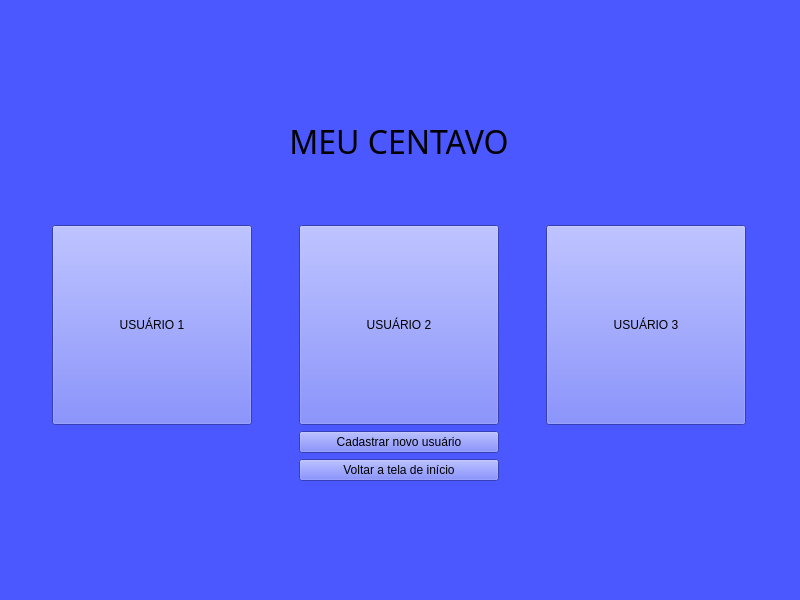
<?xml version="1.0" encoding="UTF-8"?>
<ui version="4.0">
 <class>formUsuario</class>
 <widget class="QWidget" name="formUsuario">
  <property name="geometry">
   <rect>
    <x>0</x>
    <y>0</y>
    <width>800</width>
    <height>600</height>
   </rect>
  </property>
  <property name="minimumSize">
   <size>
    <width>800</width>
    <height>600</height>
   </size>
  </property>
  <property name="maximumSize">
   <size>
    <width>800</width>
    <height>600</height>
   </size>
  </property>
  <property name="windowTitle">
   <string>formUsuario</string>
  </property>
  <property name="styleSheet">
   <string notr="true">background-color: rgb(76, 88, 255)</string>
  </property>
  <layout class="QVBoxLayout" name="verticalLayout">
   <item>
    <layout class="QGridLayout" name="gridLayout">
     <item row="1" column="1">
      <widget class="QPushButton" name="buttonUsuarioSwitch2">
       <property name="sizePolicy">
        <sizepolicy hsizetype="Fixed" vsizetype="Fixed">
         <horstretch>0</horstretch>
         <verstretch>0</verstretch>
        </sizepolicy>
       </property>
       <property name="minimumSize">
        <size>
         <width>200</width>
         <height>200</height>
        </size>
       </property>
       <property name="text">
        <string>USUÁRIO 2</string>
       </property>
      </widget>
     </item>
     <item row="1" column="0">
      <widget class="QPushButton" name="buttonUsuarioSwitch1">
       <property name="sizePolicy">
        <sizepolicy hsizetype="Fixed" vsizetype="Fixed">
         <horstretch>0</horstretch>
         <verstretch>0</verstretch>
        </sizepolicy>
       </property>
       <property name="minimumSize">
        <size>
         <width>200</width>
         <height>200</height>
        </size>
       </property>
       <property name="text">
        <string>USUÁRIO 1</string>
       </property>
      </widget>
     </item>
     <item row="0" column="0" colspan="3">
      <widget class="QLabel" name="label">
       <property name="maximumSize">
        <size>
         <width>800</width>
         <height>100</height>
        </size>
       </property>
       <property name="font">
        <font>
         <family>Noto Sans Arabic Cond Light</family>
         <pointsize>24</pointsize>
         <italic>false</italic>
         <fontweight>Light</fontweight>
        </font>
       </property>
       <property name="styleSheet">
        <string notr="true">font: 300 24pt &quot;Noto Sans Arabic Cond Light&quot;;</string>
       </property>
       <property name="text">
        <string>MEU CENTAVO</string>
       </property>
       <property name="alignment">
        <set>Qt::AlignmentFlag::AlignHCenter|Qt::AlignmentFlag::AlignTop</set>
       </property>
      </widget>
     </item>
     <item row="1" column="2">
      <widget class="QPushButton" name="buttonUsuarioSwitch3">
       <property name="sizePolicy">
        <sizepolicy hsizetype="Fixed" vsizetype="Fixed">
         <horstretch>0</horstretch>
         <verstretch>0</verstretch>
        </sizepolicy>
       </property>
       <property name="minimumSize">
        <size>
         <width>200</width>
         <height>200</height>
        </size>
       </property>
       <property name="text">
        <string>USUÁRIO 3</string>
       </property>
      </widget>
     </item>
     <item row="2" column="1">
      <widget class="QPushButton" name="buttonCadastro">
       <property name="minimumSize">
        <size>
         <width>200</width>
         <height>0</height>
        </size>
       </property>
       <property name="maximumSize">
        <size>
         <width>200</width>
         <height>16777215</height>
        </size>
       </property>
       <property name="text">
        <string>Cadastrar novo usuário</string>
       </property>
      </widget>
     </item>
     <item row="3" column="1">
      <widget class="QPushButton" name="buttonBack">
       <property name="minimumSize">
        <size>
         <width>200</width>
         <height>0</height>
        </size>
       </property>
       <property name="maximumSize">
        <size>
         <width>200</width>
         <height>16777215</height>
        </size>
       </property>
       <property name="text">
        <string>Voltar a tela de início</string>
       </property>
      </widget>
     </item>
    </layout>
   </item>
  </layout>
 </widget>
 <resources/>
 <connections/>
</ui>
